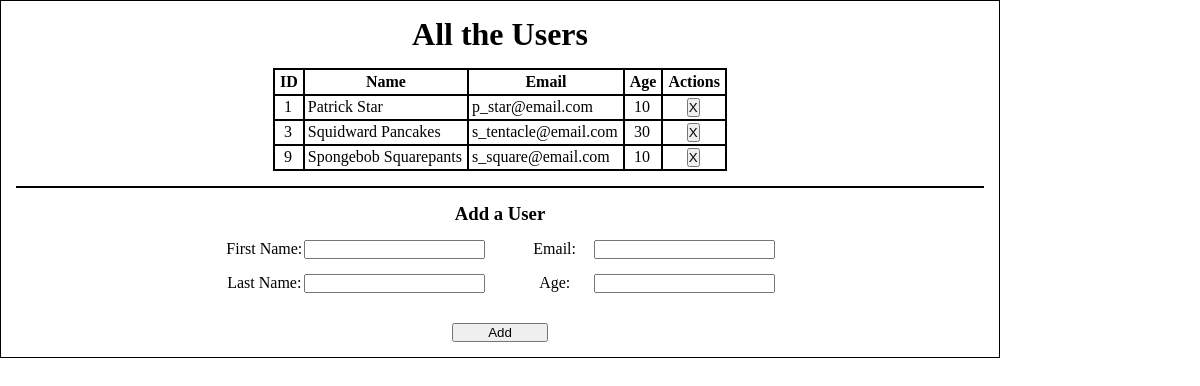
The page / on the database its author committed.
### user_app/models.py (models this page shows)
class Users(models.Model):
    first_name = models.CharField(max_length=255)
    last_name = models.CharField(max_length=255)
    email_address = models.CharField(max_length=255)
    age = models.IntegerField()
    created_at = models.DateTimeField(auto_now_add=True)
    updated_at = models.DateTimeField(auto_now=True)

### user_app/views.py (the view)
# urls.py: path('', views.index),
def index(request):
    context = {
        "all_users": Users.objects.all(),
    }
    return render(request, "index.html", context)

### user_app/templates/index.html (shortened to what this page needs)
<!DOCTYPE html>
<html lang="en">
<head>
    {% load static %}
    <link rel="stylesheet" href="{% static 'css/style.css' %}">
</head>
<body>
    <div id="wrapper">
        <header class="page_header">
            <h1>All the Users</h1>
        </header>
        <main class="main_content">
            <div class="db_table_container">
                <div class="db_table">
                    <table class="db_table_display">
                        <th>ID</th>
                        <th>Name</th>
                        <th>Email</th>
                        <th>Age</th>
                        <th>Actions</th>
                        {% for user in all_users %}
                        <tr>
                            <td class="to_center">{{ user.id }}</td>
                            <td>{{ user.first_name }} {{ user.last_name }}</td>
                            <td>{{ user.email_address }}</td>
                            <td class="to_center">{{ user.age }}</td>
                            <td class="to_center">
                                <form action="/delete_user/{{user.id}}"
                                    class="user_actions" method="POST">
                                    <button type="submit">X</button>
                                </form>
                            </td>
                        </tr>
                        {% endfor %}
                    </table>
                </div>
            </div>
            <div class="registration_form_container">
                <form action="/create_user" method="POST" class="new_user_form">
                    <header class="form_header">
                        <h3>Add a User</h3>
                    </header>
                    <div class="user_information">
                        <div class="side_split">
                            <div class="user_information_inputs">
                                <label for="first_name">First Name:</label>
                                <input type="text" name="first_name" maxlength="255"
                                    required>
                            </div>
                            <div class="user_information_inputs">
                                <label for="last_name">Last Name:</label>
                                <input type="text" name="last_name" maxlength="255"
                                    required>
                            </div>
                        </div>
                        <div class="side_split">
                            <div class="user_information_inputs">
                                <label for="email_address">Email:</label>
                                <input type="email" name="email_address"
                                    maxlength="255" required>
                            </div>
                            <div class="user_information_inputs">
                                <label for="age">Age:</label>
                                <input type="number" name="age" maxlength="3"
                                    required>
                            </div>
                        </div>
                    </div>
                    <footer class="form_footer">
                        <button type="submit" class="add_btn">Add</button>
                    </footer>
                </form>
            </div>
        </main>
    </div>
</body>
</html>

### user_app/static/css/style.css (style rules this page uses)
* { padding: 0; margin: 0; box-sizing: border-box; vertical-align: top; }
#wrapper { width: 1000px; display: flex; flex-direction: column; padding: 15px; border: 1px solid black; }
.page_header { width: 100%; text-align: center; }
.main_content { width: 100%; }
.db_table_container { width: 100%; display: flex; justify-content: center; }
.db_table { margin: 15px; }
.db_table_display { border: 1px solid black; border-spacing: 0; }
.db_table_display th { border: 1px solid black; padding: 3px 5px; border-spacing: 0; text-align: center; }
.db_table_display tr { border-spacing: 0; border: 1px solid black; }
.db_table_display td { border: 1px solid black; border-spacing: 0; padding: 2px 5px 2px 3px; }
.to_center { text-align: center; }
.registration_form_container { width: 100%; display: flex; justify-content: center; border-top: 2px solid black; }
.new_user_form { width: 100%; display: flex; flex-direction: column; align-items: center; }
.form_header { text-align: center; margin-top: 15px; }
.user_information { width: 60%; display: flex; }
.side_split { width: 50%; }
.user_information_inputs { margin: 15px; display: flex; justify-content:flex-end; text-align: center; }
.user_information_inputs label { width: 35% }
.form_footer { width: 100%; margin-top: 15px; display: flex; justify-content: center; }
.add_btn { width: 10%; }

### rows shown on the page
Users: id "1", first_name "Patrick", last_name "Star", email_address "p_star@email.com", age "10"
Users: id "3", first_name "Squidward", last_name "Pancakes", email_address "s_tentacle@email.com", age "30"
Users: id "9", first_name "Spongebob", last_name "Squarepants", email_address "s_square@email.com", age "10"
